Frame 1 (no input): blank canvas, image omitted
Frame 60 (no input): blank canvas, image omitted
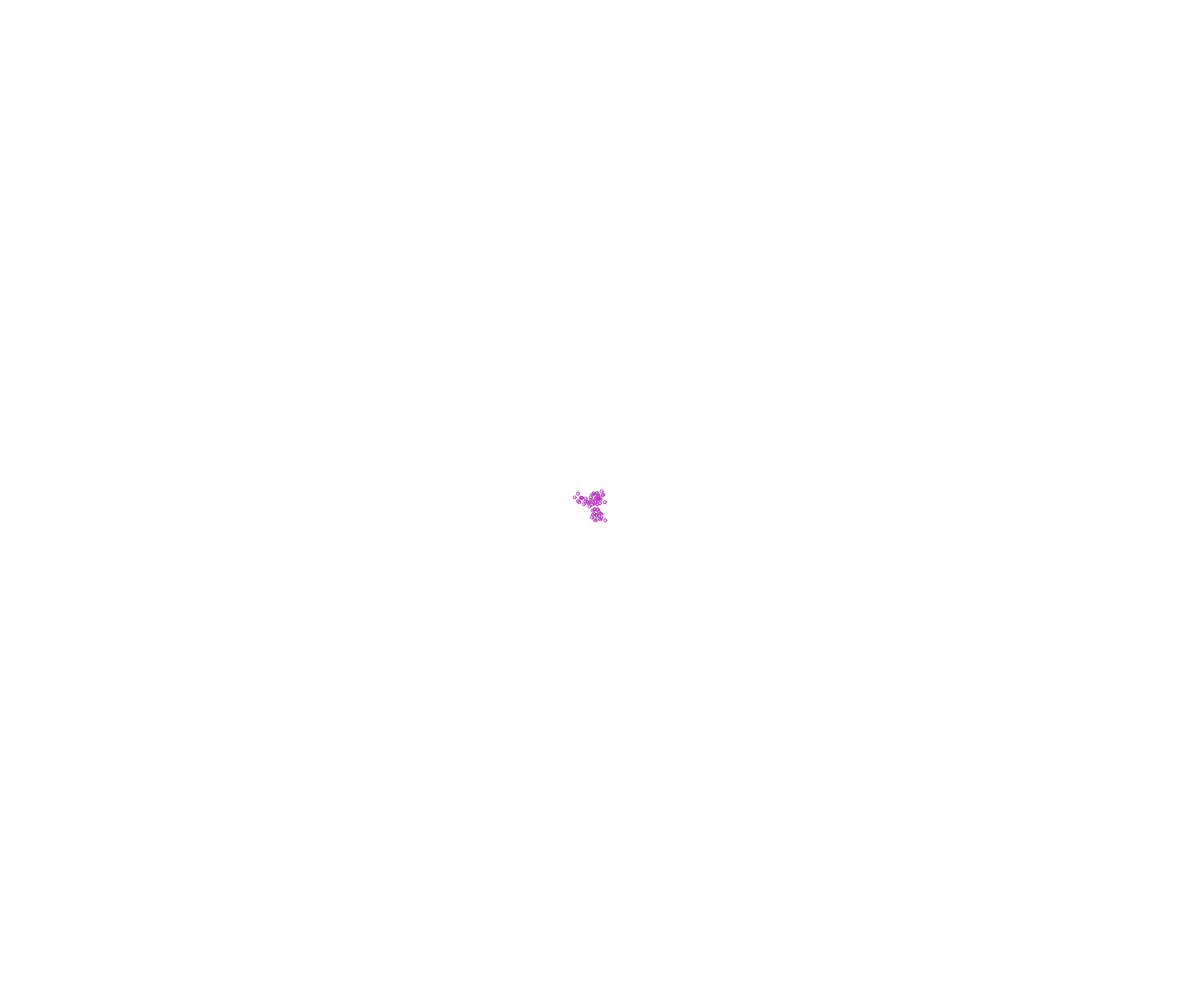
Frame 120 (the mouse pressed at the canvas centre since frame 60)

The p5.js sketch whose frames 1 and 60 were blank and that drew this single picture after the mouse press (run headless with seeded random() and noise() and a simulated clock; from frame 60 on, the mouse is pressed at the canvas centre):

// p5.js sketch
// ── sketch.js
// Project Title
// Your Name
// Date
//
// Extra for Experts:
// - describe what you did to take this project "above and beyond"

class Walker {
  constructor(x, y, speed, color, size) {
    this.x = x;
    this.y = y;
    this.speed = speed;
    this.color = color;
    this.size = size;
  }

  move() {
    let theChoice = random() * 2 * Math.PI; //noise(millis() / 100) * 2 * Math.PI;
    this.x += Math.cos(theChoice) * this.speed;
    this.y += Math.sin(theChoice) * this.speed;
  }

  display() {
    noFill();
    stroke(this.color);
    circle(this.x, this.y, this.size);
  }
}

class Jogger extends Walker {
  constructor(x, y, color) {
    super(x, y, 5, color, 3);
  }
}

const joggers = [];

function setup() {
  createCanvas(windowWidth, windowHeight);
}

function getRandomColor() {
  return color(random(255), random(255), random(255));
}

function mousePressed() {
  joggers.push(new Jogger(mouseX, mouseY, getRandomColor()));
}

function draw() {
  //background(220);
  joggers.forEach((j) => {j.move()});
  joggers.forEach((j) => {j.display()});
}
